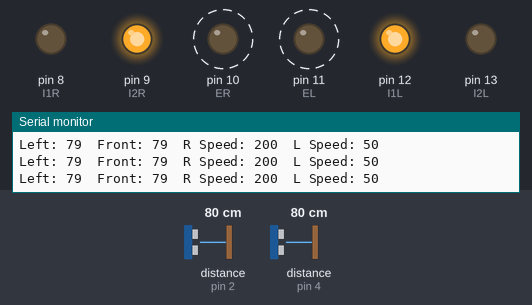
The sketch below on a simulated Arduino Uno, built with avr-gcc and run on an emulated ATmega328P. On the bench: output pins drawn as LEDs (lit = HIGH), the last lines printed to the serial monitor. Wiring (inferred from the names in the program): 2 × ultrasonic range finder: trigger pin 3, echo pin 2 / trigger pin 5, echo pin 4. Dashed ring = blinking. Inputs (shaded band) come from the test bench; at power-on: distance to the obstacle (sensors on pin 4, pin 2) 80 cm. The echo pulse lasts 58.3 µs per cm; pins used as bus, display or sensor lines are not drawn.

Above: at 0.97 s.
1.3 s: distance to the obstacle (sensor on pin 4) set to 120 cm
At 1.7 s:
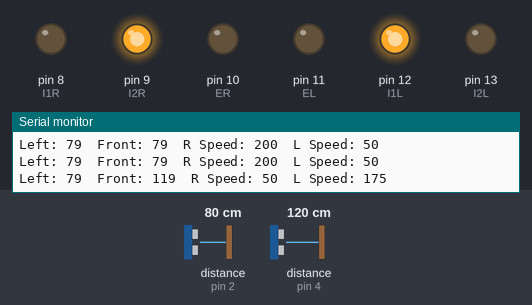
4.3 s: distance to the obstacle (sensor on pin 2) set to 120 cm
7.3 s: distance to the obstacle (sensor on pin 2) set to 2 cm
10.3 s: distance to the obstacle (sensor on pin 4) set to 35 cm
At 11.2 s:
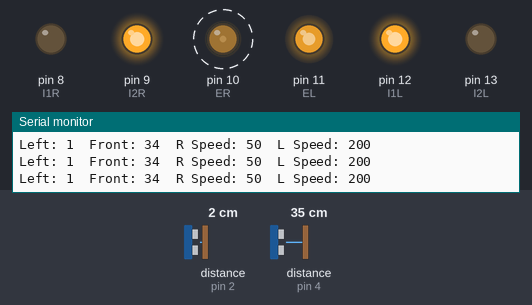
13.3 s: distance to the obstacle (sensor on pin 2) set to 23 cm
At 14.3 s:
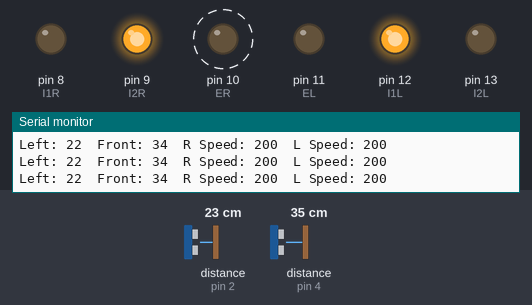
16.3 s: distance to the obstacle (sensor on pin 2) set to 4 cm
Timing chart, 0 to 20.3 s (numbered marks = the images above; inputs shaded):
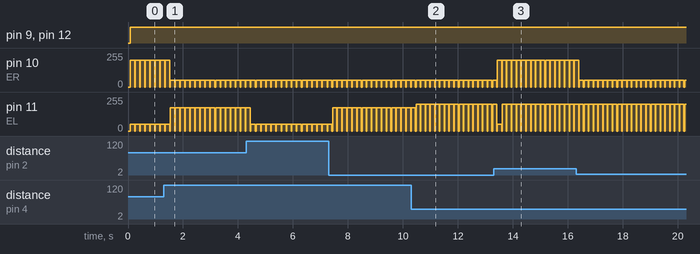

Measured:
- by itself, pin 10 (ER): alternates 50/255 for 0.15 s and 0/255 for 0.02 s
- by itself, pin 11 (EL): alternates 200/255 for 0.15 s and 0/255 for 0.02 s

The sketch:

side_sensor.ino
```cpp
#define ER 10  // Enable Pin for right motor
#define EL 11  // Enable Pin for left motor

#define I1R 8  // Control pin 1 for motor 1
#define I2R 9  // Control pin 2 for motor 1
#define I1L 12  // Control pin 1 for motor 2
#define I2L 13  // Control pin 2 for motor 2

// Define echo and trigger pins for sensors

//Left Sensor
#define echoPinL 2
#define trigPinL 3

//Front Sensor
#define echoPinF 4
#define trigPinF 5

long last_distanceL, last_distanceF, last_distanceR;

int dist_min = 20;
int dist_max = 25;
int corner_threshold = 100;
int front_threshold = 75;

int vel_low = 50;
int vel_med = 175;
int vel_high = 200;
int VR, VL;

void setup() {

    Serial.begin(9600);

    pinMode(ER, OUTPUT);
    pinMode(EL, OUTPUT);

    pinMode(I1R, OUTPUT);
    pinMode(I2R, OUTPUT);
    pinMode(I1L, OUTPUT);
    pinMode(I2L, OUTPUT);

    pinMode(trigPinL, OUTPUT);
    pinMode(trigPinF, OUTPUT);

    pinMode(echoPinL, INPUT);
    pinMode(echoPinF, INPUT);
}

void loop() {

    //Get distances from each sensor
    long distanceL = getDistance(trigPinL, echoPinL);
    long distanceF = getDistance(trigPinF, echoPinF);
    delay(50);

    digitalWrite(ER, LOW);
    digitalWrite(EL, LOW);
    delay(20);

    //Just started around corner
    if ((distanceF < corner_threshold) && (distanceL > corner_threshold)){
      VR = vel_high;
      VL = vel_low;
    }

    //Can't detect anything close
    else if ((distanceF > corner_threshold) && (distanceL > corner_threshold)){
      VR = vel_low;
      VL = vel_low;
    }

    //Turn left, only front sensor can detect
    else if ((distanceL < corner_threshold) && (distanceF > corner_threshold)){
      VR = vel_low;
      VL = vel_med;
    }

    //Can detect wall with both
    else{

      //Go towards middle
      if(distanceL < dist_min){
        VR = vel_low;
        VL = vel_high;
      }
      else if (distanceL > dist_max){
        VR = vel_high;
        VL = vel_low;
      }

      //Within wanted range from wall
      else {

        //If distance is changing correct it
        if(last_distanceL > distanceL){
          VR = vel_low;
          VL = vel_high;
        }
        else if (last_distanceL < distanceL){
          VR = vel_high;
          VL = vel_low;
        }

        //Continue straight
        else {
          VR = vel_high;
          VL = vel_high;
        }
      }
    }

    //Set speeds of motors
    analogWrite(ER, VR);
    analogWrite(EL, VL);

    //low high high low makes motors go forward
    digitalWrite(I1R, LOW);
    digitalWrite(I2R, HIGH);
    digitalWrite(I1L, HIGH);
    digitalWrite(I2L, LOW);

    //Print readings
    Serial.print("Left: ");
    Serial.print(distanceL);
    Serial.print("\tFront: ");
    Serial.print(distanceF);
    Serial.print("\tR Speed: ");
    Serial.print(VR);
    Serial.print("\tL Speed: ");
    Serial.print(VL);
    Serial.println("");

    last_distanceL = distanceL;
    last_distanceF = distanceF;

    delay(100);
}

long getDistance (int trigPin, int echoPin){

    //The following trigPin/echoPin cycle is used to determine the distance of the nearest object by bouncing soundwaves off of it.
    digitalWrite(trigPin, LOW);
    delayMicroseconds(2);
    digitalWrite(trigPin, HIGH);
    delayMicroseconds(10);
    digitalWrite(trigPin, LOW);
    long duration = pulseIn(echoPin, HIGH);

    //Calculate the distance (in cm) based on the speed of sound.
    long distance = duration/58.2;

    return distance;
}
```
